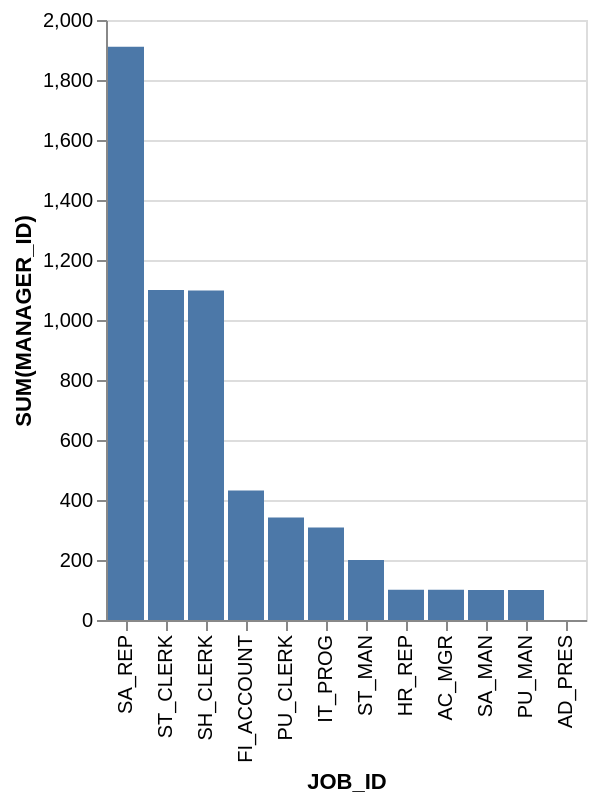

Describe this chart as a Vega-Lite specification.
### Vega-Lite specification from a JSON file in a GitHub repository (floating-point values rounded to 4 significant figures)
{"data": {"values": [{"x_data": "SA_REP", "y_data": 1911}, {"x_data": "ST_CLERK", "y_data": 1100}, {"x_data": "SH_CLERK", "y_data": 1098}, {"x_data": "FI_ACCOUNT", "y_data": 432}, {"x_data": "PU_CLERK", "y_data": 342}, {"x_data": "IT_PROG", "y_data": 308}, {"x_data": "ST_MAN", "y_data": 200}, {"x_data": "HR_REP", "y_data": 101}, {"x_data": "AC_MGR", "y_data": 101}, {"x_data": "SA_MAN", "y_data": 100}, {"x_data": "PU_MAN", "y_data": 100}, {"x_data": "AD_PRES", "y_data": 0}]}, "mark": "bar", "encoding": {"x": {"field": "x_data", "type": "nominal", "title": "JOB_ID", "sort": {"op": "sum", "field": "y_data", "order": "descending"}}, "y": {"field": "y_data", "type": "quantitative", "title": "SUM(MANAGER_ID)"}}}
